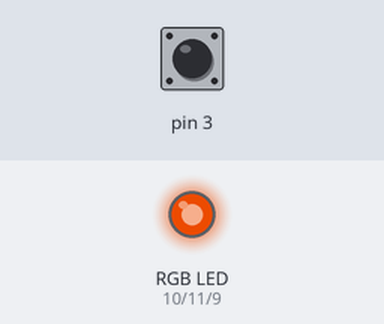
Bench run of a sketch on a simulated Arduino Uno, built with avr-gcc and run on an emulated ATmega328P. Parts: an RGB LED mixed from three pins (HIGH = lit). The test bench sets the inputs (shaded band); at power-on: pin 3 LOW. Dim RGB values are drawn brighter than linear.

Above: at 1.25 s.
1.3 s: pin 3 driven HIGH
At 2.5 s:
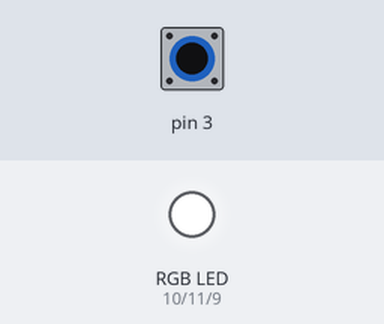
2.8 s: pin 3 pulsed LOW 2 times (0.12 s each, 0.3 s apart)
At 3.31 s:
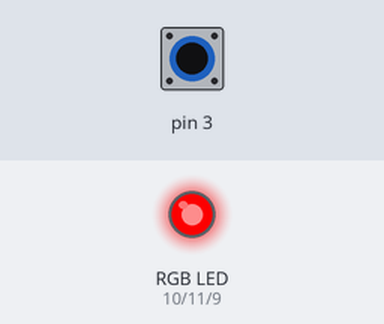
At 5.19 s:
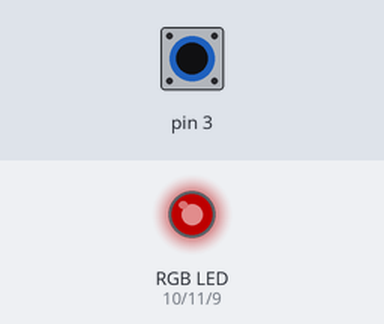
5.8 s: pin 3 pulsed LOW 5 times (0.12 s each, 0.3 s apart)
Timing chart, 0 to 14.8 s (numbered marks = the images above; inputs shaded):
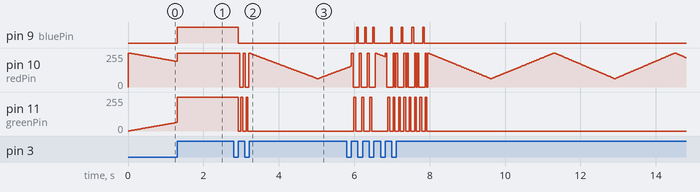

The sketch:

lightboard.ino
```cpp
/*
 * LIGHT BOARD
 *
 * A controller for a Looney Pyramids playing board.
 */

#define bluePin              9
#define redPin              10
#define greenPin            11

#define base_pulse_delay    25
#define flash_delay      10000
#define ramp_delay          20
#define bounce_delay       100

volatile unsigned long last_interrupt_time;

volatile int player_mode;
volatile int current_player;
volatile int pulse_delay;
volatile bool interrupt;

int colors[5][3] = { {255, 255, 255}, // White
                     {255,   0,   0}, // Red
                     {  0, 255,   0}, // Green
                     {  0,   0, 255}, // Blue
                     {255, 255,   0}  // Yellow
                   };

void setup()
{
  pinMode(redPin,   OUTPUT);
  pinMode(greenPin, OUTPUT);
  pinMode(bluePin,  OUTPUT);

  player_mode    = 0;
  current_player = 0;
  pulse_delay    = base_pulse_delay;
  setColor(colors[0]);

  //attachInterrupt(0, setMode,    RISING);
  //attachInterrupt(1, nextPlayer, RISING);

  attachInterrupt(1, setMode, RISING);

  last_interrupt_time = millis();
  interrupt = false;
  Serial.begin(9600);
}

void setColor(int r, int g, int b, int scale=100)
{
  analogWrite(redPin,   (scale*r/100));
  analogWrite(greenPin, (scale*g/100));
  analogWrite(bluePin,  (scale*b/100));
}
void setColor(int rgb[3])
{
  analogWrite(redPin,   rgb[0]);
  analogWrite(greenPin, rgb[1]);
  analogWrite(bluePin,  rgb[2]);
}

void flash(int N)
{
  for (int i=0; i<N; i++)
  {
    for (int j=0; j<N; j++)
    {
      setColor(colors[j+1]);
      delay(flash_delay);
      setColor(0,0,0);
      delay(flash_delay/2);
    }
  }
}

void loop()
{
  interrupt = false;

  switch ( player_mode )
  {
    case 0:
      ramp();
      break;
    case 1:
      // Do nothing special
      break;
    default:
      pulse();
  }
}

void setMode()
{
  unsigned long interrupt_time = millis();

  if (interrupt_time - last_interrupt_time > bounce_delay)
  {
    interrupt = true;

    switch ( player_mode )
    {
      case 0:
        player_mode = 1;
        setColor(colors[0]);
        break;
      case 1:
        player_mode = 2;
        flash(player_mode);
        break;
      case 2:
        player_mode = 3;
        flash(player_mode);
        break;
      case 3:
        player_mode = 4;
        flash(player_mode);
        break;
      case 4:
        player_mode = 0;
        break;
    }
  }

  last_interrupt_time = millis();
}

void nextPlayer()
{
  Serial.print(current_player);
  Serial.print("   ");
  Serial.print(player_mode);
  Serial.print("\n");

  unsigned long interrupt_time = millis();

  if (interrupt_time - last_interrupt_time > bounce_delay)
  {
    current_player = ((current_player+1) % player_mode);
    setColor(colors[current_player+1]);

    pulse_delay = base_pulse_delay;
    interrupt = true;
  }

  last_interrupt_time = millis();
}

void pulse()
{
  int r,g,b;

  if ( pulse_delay > 0 )
  {
    pulse_delay = pulse_delay - 1;
  }

  for (int i=100; i>=25; i--)
  {
    if ( interrupt ) return;

    r = colors[current_player+1][0];
    g = colors[current_player+1][1];
    b = colors[current_player+1][2];

    setColor(r,g,b,i);
    delay(pulse_delay);
  }
  for (int i=25; i<=100; i++)
  {
    if ( interrupt ) return;

    r = colors[current_player+1][0];
    g = colors[current_player+1][1];
    b = colors[current_player+1][2];

    setColor(r,g,b,i);
    delay(pulse_delay);
  }
}

void ramp()
{
  for (int i=0; i<256; i++)
  {
    if ( interrupt ) return;
    setColor(256-i, i, 0);
    delay(ramp_delay);
  }
  for (int i=0; i<256; i++)
  {
    if ( interrupt ) return;
    setColor(0, 255-i, i);
    delay(ramp_delay);
  }
  for (int i=0; i<255; i++)
  {
    if ( interrupt ) return;
    setColor(i, 0, 255-i);
    delay(ramp_delay);
  }
}
```

Measured:
- after the input at 1.3 s, pin 9 (bluePin): LOW → HIGH at once
